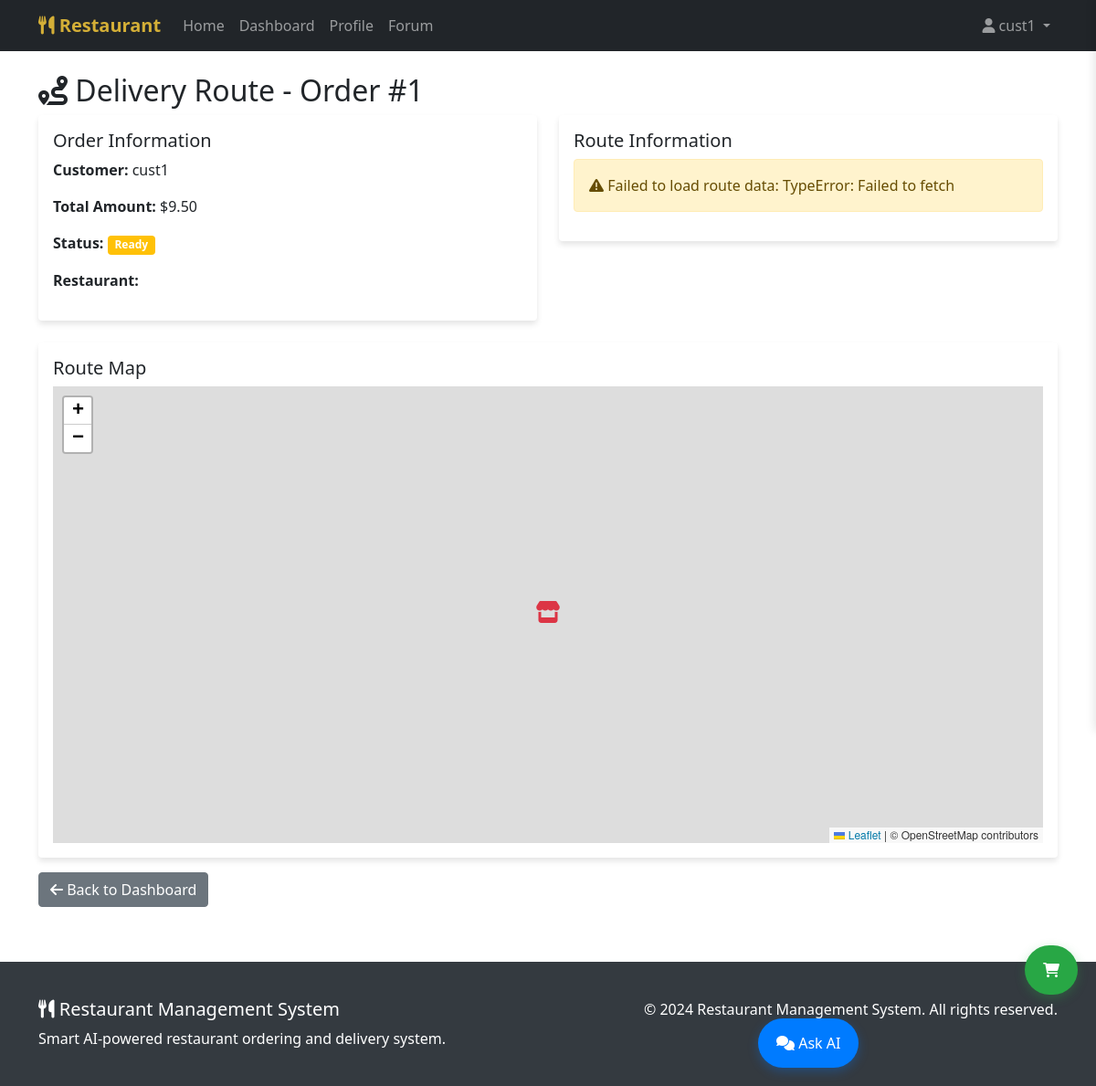
/delivery-route-map/1/ (signed in), run on an earlier commit of the app's database.
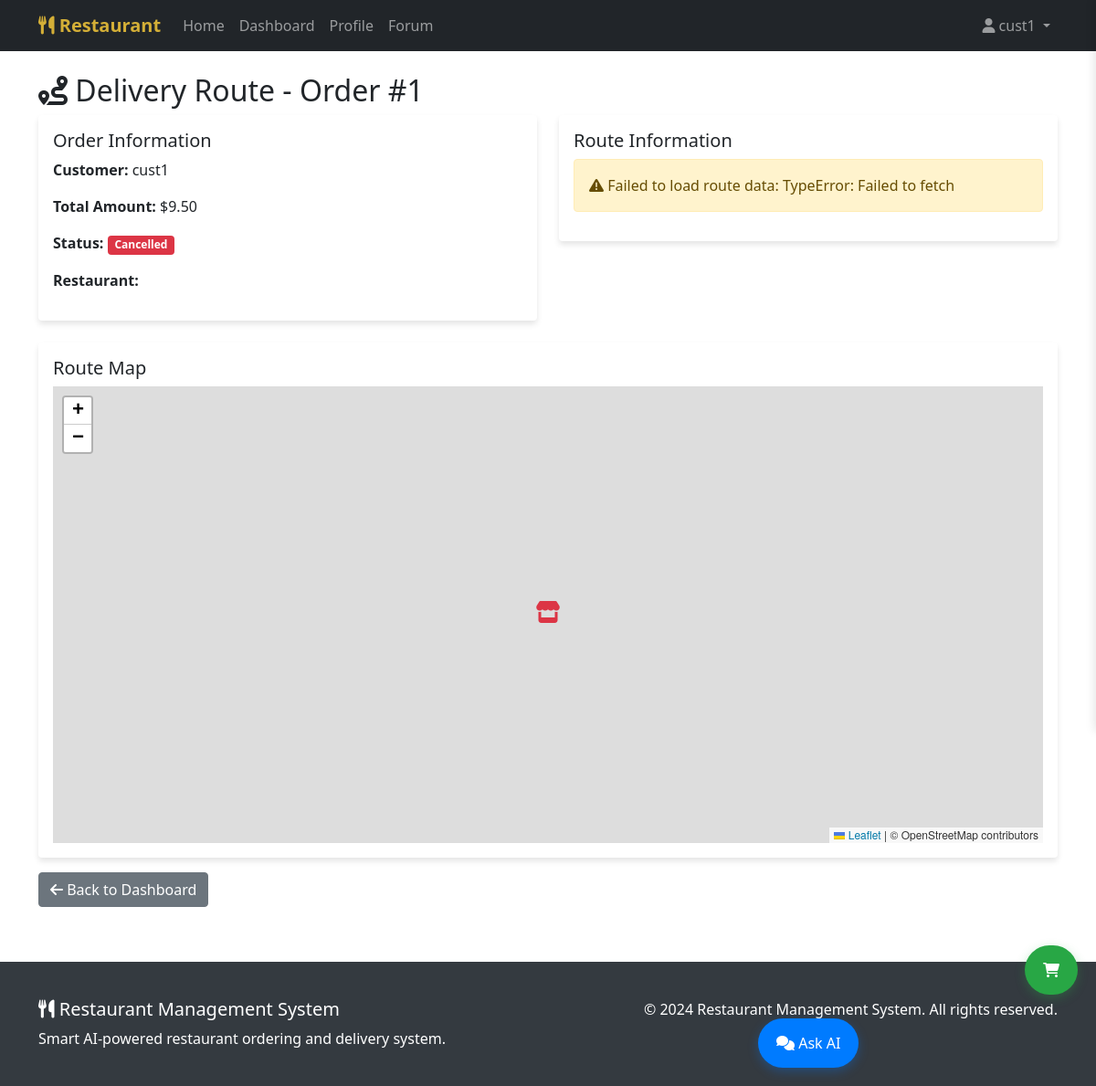
And on a later commit of the database.
### restaurant/models.py (models this page shows, shortened)
class Order(models.Model):
    STATUS_CHOICES = [
        ('pending', 'Pending'),
        ('confirmed', 'Confirmed'),
        ('ready', 'Ready'),
        ('out_for_delivery', 'Out for Delivery'),
        ('delivered', 'Delivered'),
        ('cancelled', 'Cancelled'),
    ]
    customer = models.ForeignKey(Customer, on_delete=models.CASCADE, verbose_name="Customer")
    status = models.CharField(max_length=20, choices=STATUS_CHOICES, default='pending', verbose_name="Status")
    total_amount = models.DecimalField(max_digits=10, decimal_places=2, verbose_name="Total Amount")
    vip_discount = models.DecimalField(max_digits=10, decimal_places=2, default=0.00, verbose_name="VIP Discount")
    delivery_person = models.ForeignKey(DeliveryPerson, on_delete=models.SET_NULL, null=True, blank=True, verbose_name="Delivery Person")
    delivery_address = models.ForeignKey('Address', on_delete=models.SET_NULL, null=True, blank=True, verbose_name="Delivery Address")
    memo = models.TextField(blank=True, null=True, verbose_name="Order Memo", help_text="Customer special requests")
    delivered_at = models.DateTimeField(null=True, blank=True, verbose_name="Delivered Time")
    created_at = models.DateTimeField(auto_now_add=True, verbose_name="Order Time")
    updated_at = models.DateTimeField(auto_now=True, verbose_name="Updated Time")
    class Meta:
        verbose_name = "Order"
        verbose_name_plural = "Orders"
        ordering = ['-created_at']

class Customer(models.Model):
    user = models.OneToOneField(User, on_delete=models.CASCADE, verbose_name="User")
    deposit = models.DecimalField(max_digits=10, decimal_places=2, default=0.00, verbose_name="Deposit")
    warnings = models.PositiveIntegerField(default=0, verbose_name="Warnings")
    total_spent = models.DecimalField(max_digits=10, decimal_places=2, default=0.00, verbose_name="Total Spent")
    order_count = models.PositiveIntegerField(default=0, verbose_name="Order Count")
    is_vip = models.BooleanField(default=False, verbose_name="VIP Status")
    is_blacklisted = models.BooleanField(default=False, verbose_name="Blacklisted")
    created_at = models.DateTimeField(auto_now_add=True, verbose_name="Registration Time")
    updated_at = models.DateTimeField(auto_now=True, verbose_name="Updated Time")
    class Meta:
        verbose_name = "Customer"
        verbose_name_plural = "Customers"
        ordering = ['-created_at']

### restaurant/views.py (the view)
# urls.py: path('delivery-route-map/<int:order_id>/', views.delivery_route_map, name='delivery_route_map'),
@login_required
def delivery_route_map(request, order_id):
    order = get_object_or_404(Order, id=order_id)
    if not (hasattr(request.user, 'customer') and order.customer == request.user.customer) and \
       not (hasattr(request.user, 'deliveryperson') and order.delivery_person == request.user.deliveryperson) and \
       not (hasattr(request.user, 'manager')):
        return redirect('dashboard')
    context = {
        'order': order,
        'order_id': order_id
    }
    return render(request, 'delivery_route_map.html', context)

### templates/delivery_route_map.html (shortened to what this page needs)
{% extends 'base.html' %}
{% block content %}
<div class="container mt-4">
    <div class="row">
        <div class="col-12">
            <h2><i class="fas fa-route"></i> Delivery Route - Order #{{ order.id }}</h2>
            <div class="row mb-4">
                <div class="col-md-6">
                    <div class="card">
                        <div class="card-body">
                            <h5 class="card-title">Order Information</h5>
                            <p><strong>Customer:</strong> {{ order.customer.user.username }}</p>
                            <p><strong>Total Amount:</strong> ${{ order.total_amount }}</p>
                            <p><strong>Status:</strong>
                                <span class="badge bg-{% if order.status == 'delivered' %}success{% elif order.status == 'cancelled' %}danger{% else %}warning{% endif %}">
                                    {{ order.get_status_display }}
                                </span>
                            </p>
                            <p><strong>Restaurant:</strong> {{ restaurant_address }}</p>
                        </div>
                    </div>
                </div>
                <div class="col-md-6">
                    <div class="card">
                        <div class="card-body">
                            <h5 class="card-title">Route Information</h5>
                            <div id="route-info">
                            </div>
                        </div>
                    </div>
                </div>
            </div>
            <div class="row">
                <div class="col-12">
                    <div class="card">
                        <div class="card-body">
                            <h5 class="card-title">Route Map</h5>
                            <div id="map" style="height: 500px; width: 100%;"></div>
                        </div>
                    </div>
                </div>
            </div>
            <div class="row mt-3">
                <div class="col-12">
                    <a href="{% url 'dashboard' %}" class="btn btn-secondary">
                        <i class="fas fa-arrow-left"></i> Back to Dashboard
                    </a>
                </div>
            </div>
        </div>
    </div>
</div>
<link rel="stylesheet" href="https://unpkg.com/leaflet@1.9.4/dist/leaflet.css" />
{% endblock %}

What changed in the data, as far as the page shows it:
changed Order "cust1": status "Ready" → "Cancelled"
